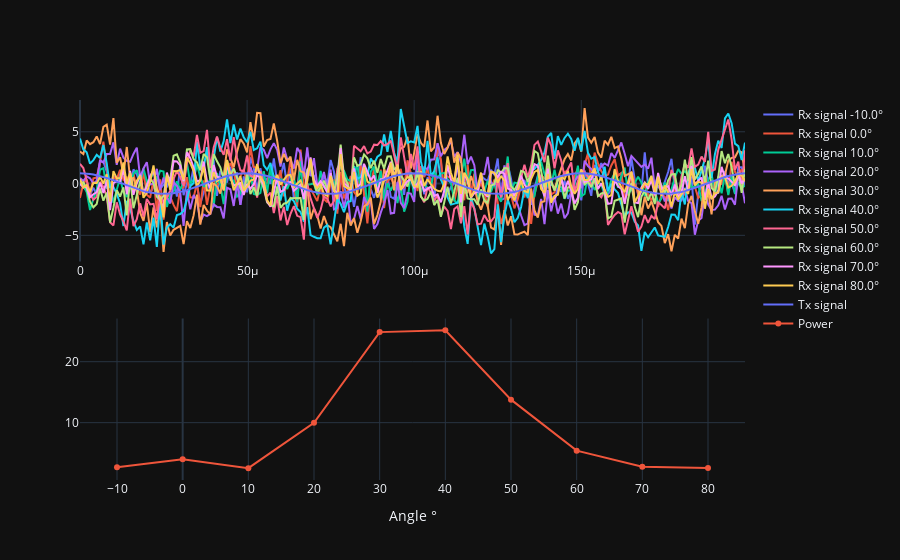

Write notebook code for a chart like this one.
### Markdown cell above
## Let simulate creation of 10 beams 

10 beams from signal arrival - 45° to signal arrival + 45°

### Code cell
theta_scan = np.linspace(theta_degrees-45, theta_degrees+45, 10)

results = list()
powers = list()

if not use_matplotlib:
   fig = go.Figure()
   fig = go.Figure().set_subplots(2, 1, horizontal_spacing=0.1)

for theta_i in theta_scan:
   w = beamforming.create_steering_vectors(antena_rx_nbr, antena_spacing, np.radians(theta_i))
   X_weighted = beamforming.beamforming(rx_signals, w)
   powers.append(np.var(X_weighted))
   if use_matplotlib:
      plt.plot(np.asarray(X_weighted).squeeze().real[0:200], label="Beam " + str(theta_i) + "°")
   else:
      fig.add_trace(go.Scatter(x=t[0:200], y=np.asarray(X_weighted).squeeze().real[0:200], mode='lines', name="Rx signal " + str(theta_i) + "°"), row=1, col=1)

if use_matplotlib:
   plt.legend()
   plt.show()
else:
   fig.add_trace(go.Scatter(x=t[0:200], y=np.asarray(tx_signal).squeeze().real[0:200], mode='lines', name="Tx signal"), row=1, col=1)
   fig.add_trace(go.Scatter(x=theta_scan, y=powers, name="Power"), row=2, col=1)
   fig.update_layout(template="plotly_dark")
   fig.update_xaxes(title_text = "Angle °", tickmode="array", tickvals=theta_scan, row=2, col=1)
   fig.show()

### Figure 1 — Plotly figure (JSON) as saved in the notebook; plotly's stock layout.template omitted (floating-point values rounded to 4 significant figures; data arrays with more than 128 entries replaced by an {"elided": "..."} marker saying what was removed)
{"data": [{"mode": "lines", "name": "Rx signal -10.0°", "type": "scatter", "x": {"elided": "200 float values"}, "xaxis": "x", "y": {"elided": "200 float values"}, "yaxis": "y"}, {"mode": "lines", "name": "Rx signal 0.0°", "type": "scatter", "x": {"elided": "200 float values"}, "xaxis": "x", "y": {"elided": "200 float values"}, "yaxis": "y"}, {"mode": "lines", "name": "Rx signal 10.0°", "type": "scatter", "x": {"elided": "200 float values"}, "xaxis": "x", "y": {"elided": "200 float values"}, "yaxis": "y"}, {"mode": "lines", "name": "Rx signal 20.0°", "type": "scatter", "x": {"elided": "200 float values"}, "xaxis": "x", "y": {"elided": "200 float values"}, "yaxis": "y"}, {"mode": "lines", "name": "Rx signal 30.0°", "type": "scatter", "x": {"elided": "200 float values"}, "xaxis": "x", "y": {"elided": "200 float values"}, "yaxis": "y"}, {"mode": "lines", "name": "Rx signal 40.0°", "type": "scatter", "x": {"elided": "200 float values"}, "xaxis": "x", "y": {"elided": "200 float values"}, "yaxis": "y"}, {"mode": "lines", "name": "Rx signal 50.0°", "type": "scatter", "x": {"elided": "200 float values"}, "xaxis": "x", "y": {"elided": "200 float values"}, "yaxis": "y"}, {"mode": "lines", "name": "Rx signal 60.0°", "type": "scatter", "x": {"elided": "200 float values"}, "xaxis": "x", "y": {"elided": "200 float values"}, "yaxis": "y"}, {"mode": "lines", "name": "Rx signal 70.0°", "type": "scatter", "x": {"elided": "200 float values"}, "xaxis": "x", "y": {"elided": "200 float values"}, "yaxis": "y"}, {"mode": "lines", "name": "Rx signal 80.0°", "type": "scatter", "x": {"elided": "200 float values"}, "xaxis": "x", "y": {"elided": "200 float values"}, "yaxis": "y"}, {"mode": "lines", "name": "Tx signal", "type": "scatter", "x": {"elided": "200 float values"}, "xaxis": "x", "y": {"elided": "200 float values"}, "yaxis": "y"}, {"name": "Power", "type": "scatter", "x": [-10, 0, 10, 20, 30, 40, 50, 60, 70, 80], "xaxis": "x2", "y": [2.684, 4.002, 2.536, 9.977, 24.85, 25.14, 13.77, 5.414, 2.785, 2.551], "yaxis": "y2"}], "layout": {"xaxis": {"anchor": "y", "domain": [0, 1]}, "xaxis2": {"anchor": "y2", "domain": [0, 1], "tickmode": "array", "tickvals": [-10, 0, 10, 20, 30, 40, 50, 60, 70, 80], "title": {"text": "Angle °"}}, "yaxis": {"anchor": "x", "domain": [0.575, 1]}, "yaxis2": {"anchor": "x2", "domain": [0, 0.425]}}}
